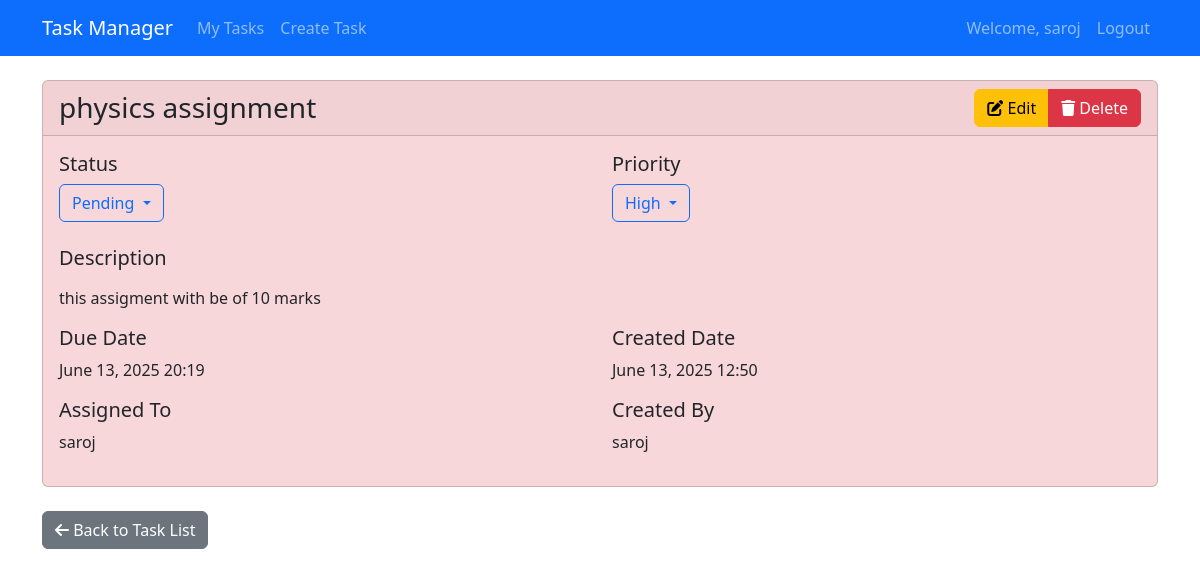
The app's page /task/1/ (signed in) with its own data.
### tasks/models.py (models this page shows, shortened)
class Task(models.Model):
    PRIORITY_CHOICES = [
        ('low', 'Low'),
        ('medium', 'Medium'),
        ('high', 'High')
    ]
    STATUS_CHOICES = [
        ('pending', 'Pending'),
        ('in_progress', 'In Progress'),
        ('completed', 'Completed')
    ]
    title = models.CharField(max_length=200)
    description = models.TextField()
    created_date = models.DateTimeField(auto_now_add=True)
    due_date = models.DateTimeField()
    priority = models.CharField(max_length=10, choices=PRIORITY_CHOICES, default='medium')
    status = models.CharField(max_length=20, choices=STATUS_CHOICES, default='pending')
    assigned_to = models.ForeignKey(User, on_delete=models.CASCADE, related_name='assigned_tasks')
    created_by = models.ForeignKey(User, on_delete=models.CASCADE, related_name='created_tasks')
    class Meta:
        ordering = ['-due_date']

### tasks/views.py (the view)
# urls.py: path('task/<int:pk>/', views.task_detail, name='task_detail'),
@login_required
def task_detail(request, pk):
    task = get_object_or_404(Task, pk=pk)
    return render(request, 'tasks/task_detail.html', {'task': task})

### tasks/templates/tasks/task_detail.html (shortened to what this page needs)
{% extends 'base.html' %}
{% block content %}
<div class="card priority-{{ task.priority }}">
    <div class="card-header d-flex justify-content-between align-items-center">
        <h3 class="mb-0">{{ task.title }}</h3>
        <div class="btn-group">
            <a href="{% url 'task_edit' task.pk %}" class="btn btn-warning">
                <i class="fas fa-edit"></i> Edit
            </a>
            <button onclick="deleteTask('{{ task.pk }}')" class="btn btn-danger">
                <i class="fas fa-trash"></i> Delete
            </button>
        </div>
    </div>
    <div class="card-body">
        <div class="row mb-4">
            <div class="col-md-6">
                <h5>Status</h5>
                <div class="btn-group">
                    <button class="btn btn-outline-primary dropdown-toggle" data-bs-toggle="dropdown">
                        {{ task.get_status_display }}
                    </button>
                </div>
            </div>
            <div class="col-md-6">
                <h5>Priority</h5>
                <div class="btn-group">
                    <button class="btn btn-outline-primary dropdown-toggle" data-bs-toggle="dropdown">
                        {{ task.get_priority_display }}
                    </button>
                </div>
            </div>
        </div>
        <h5>Description</h5>
        <p class="card-text">{{ task.description|linebreaks }}</p>
        <div class="row">
            <div class="col-md-6">
                <h5>Due Date</h5>
                <p>{{ task.due_date|date:"F d, Y H:i" }}</p>
            </div>
            <div class="col-md-6">
                <h5>Created Date</h5>
                <p>{{ task.created_date|date:"F d, Y H:i" }}</p>
            </div>
        </div>
        <div class="row">
            <div class="col-md-6">
                <h5>Assigned To</h5>
                <p>{{ task.assigned_to.username }}</p>
            </div>
            <div class="col-md-6">
                <h5>Created By</h5>
                <p>{{ task.created_by.username }}</p>
            </div>
        </div>
    </div>
</div>
<div class="mt-4">
    <a href="{% url 'task_list' %}" class="btn btn-secondary">
        <i class="fas fa-arrow-left"></i> Back to Task List
    </a>
</div>
{% endblock %}

### tasks/templates/base.html (shortened to what this page needs)
<!DOCTYPE html>
<html lang="en">
<head>
    <link href="https://cdn.jsdelivr.net/npm/bootstrap@5.3.0/dist/css/bootstrap.min.css" rel="stylesheet">
    <link rel="stylesheet" href="https://cdnjs.cloudflare.com/ajax/libs/font-awesome/6.0.0/css/all.min.css">
</head>
<body>
    <nav class="navbar navbar-expand-lg navbar-dark bg-primary mb-4">
        <div class="container">
            <a class="navbar-brand" href="{% url 'task_list' %}">Task Manager</a>
            <div class="collapse navbar-collapse" id="navbarNav">
                <ul class="navbar-nav me-auto">
                    <li class="nav-item">
                        <a class="nav-link" href="{% url 'task_list' %}">My Tasks</a>
                    </li>
                    <li class="nav-item">
                        <a class="nav-link" href="{% url 'task_create' %}">Create Task</a>
                    </li>
                </ul>
                <ul class="navbar-nav">
                    {% if user.is_authenticated %}
                        <li class="nav-item">
                            <span class="nav-link">Welcome, {{ user.username }}</span>
                        </li>
                        <li class="nav-item">
                            <a class="nav-link" href="{% url 'logout' %}">Logout</a>
                        </li>
                    {% else %}
                        <li class="nav-item">
                            <a class="nav-link" href="{% url 'login' %}">Login</a>
                        </li>
                    {% endif %}
                </ul>
            </div>
        </div>
    </nav>
    <div class="container">
        {% block content %}
        {% endblock %}
    </div>
</body>
</html>

### tasks/templates/base.html (style rules this page uses)
.priority-high { background-color: #f8d7da; }

### records on screen
Task: title "physics assignment", status "Pending", priority "High", description "this assigment with be of 10 marks", due_date "June 13, 2025 20:19", created_date "June 13, 2025 12:50", assigned_to.username "saroj", created_by.username "saroj"

### other values on screen
{{ user.username }} "saroj"
